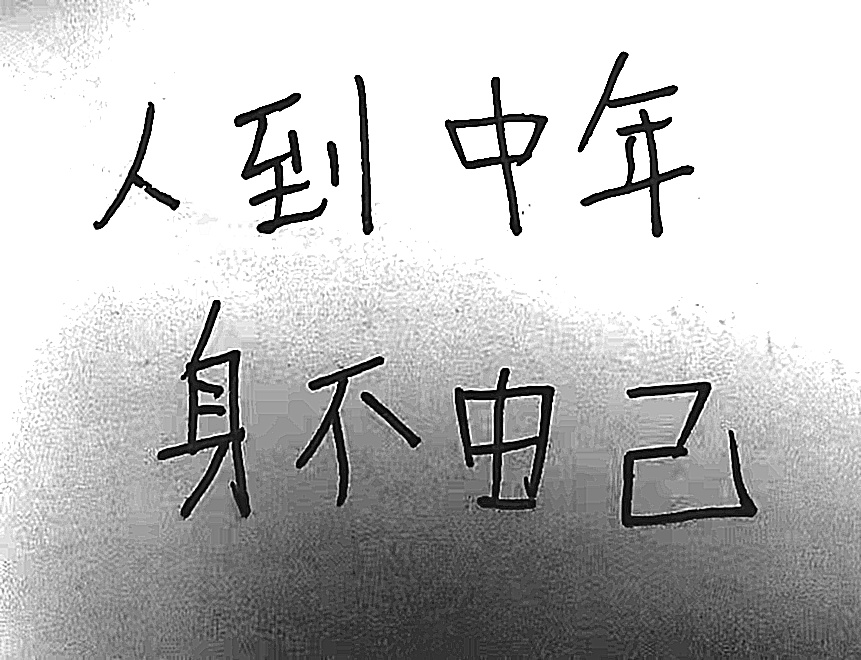
#> input picture OCR/enhanced_test.jpg, 861 x 660 px
$ python -i preprocessor.py   (imports and definitions only)
#> lines starting #> are read from the running program, lines starting #| are printed output that depends on the picture; after the words box and inside, x2 and y2 are one past the last pixel; in counts of white or black regions, pixels touching at a corner belong together
import cv2
import numpy as np
from PIL import Image

class ImagePreprocessor:
    """
    图像预处理类，用于在OCR识别前对图像进行增强处理
    """

    def __init__(self):
        """
        初始化图像预处理类
        """
        pass

    def process(self, image, denoise=True, binarize=True, correct_skew=True, enhance_contrast=True, optimize_resolution=True, denoise_method='gaussian', blur_kernel=3, binary_block_size=11, binary_c=2):
        """
        执行完整的图像预处理流程

        Args:
            image: 输入图像（numpy array或PIL Image）
            denoise: 是否执行去噪处理
            binarize: 是否执行二值化处理
            correct_skew: 是否执行倾斜校正
            enhance_contrast: 是否执行对比度增强
            optimize_resolution: 是否执行分辨率优化
            denoise_method: 去噪方法，'gaussian'或'median'
            blur_kernel: 模糊核大小，奇数
            binary_block_size: 二值化块大小，奇数
            binary_c: 二值化常数

        Returns:
            处理后的图像（numpy array）
        """
        try:
            # 转换为numpy array
            if isinstance(image, Image.Image):
                image = np.array(image)

            # 转换为灰度图
            if len(image.shape) == 3:
                gray = cv2.cvtColor(image, cv2.COLOR_BGR2GRAY)
            else:
                gray = image.copy()

            # 分辨率优化
            if optimize_resolution:
                gray = self._optimize_resolution(gray)

            # 对比度增强
            if enhance_contrast:
                gray = self._enhance_contrast(gray)

            # 去噪处理
            if denoise:
                gray = self._denoise(gray, method=denoise_method, kernel=blur_kernel)

            # 二值化处理
            if binarize:
                gray = self._binarize(gray, block_size=binary_block_size, c=binary_c)

            # 倾斜校正
            if correct_skew:
                gray = self._correct_skew(gray)

            return gray
        except Exception as e:
            print(f"预处理失败: {str(e)}")
            return image

    def _denoise(self, image, method='gaussian', kernel=3):
        """
        去噪处理

        Args:
            image: 灰度图像
            method: 去噪方法，'gaussian'或'median'
            kernel: 模糊核大小，奇数

        Returns:
            去噪后的图像
        """
        if method == 'gaussian':
            return cv2.GaussianBlur(image, (kernel, kernel), 0)
        elif method == 'median':
            return cv2.medianBlur(image, kernel)
        return image

    def _binarize(self, image, block_size=11, c=2):
        """
        二值化处理

        使用自适应阈值二值化，适用于光照不均的文档

        Args:
            image: 灰度图像
            block_size: 二值化块大小，奇数
            c: 二值化常数

        Returns:
            二值化后的图像
        """
        return cv2.adaptiveThreshold(
            image, 255, cv2.ADAPTIVE_THRESH_GAUSSIAN_C,
            cv2.THRESH_BINARY, block_size, c
        )

    def _correct_skew(self, image):
        """
        倾斜校正

        使用霍夫变换检测文本行角度，然后旋转图像

        Args:
            image: 二值化图像

        Returns:
            校正后的图像
        """
        # 检测边缘
        edges = cv2.Canny(image, 50, 150, apertureSize=3)

        # 霍夫变换检测直线
        lines = cv2.HoughLines(edges, 1, np.pi/180, 200)

        if lines is not None:
            angles = []
            for line in lines:
                rho, theta = line[0]
                angle = theta * 180 / np.pi - 90
                if abs(angle) < 45:  # 只考虑小角度倾斜
                    angles.append(angle)

            if angles:
                # 计算平均角度
                mean_angle = np.mean(angles)

                # 获取图像尺寸
                h, w = image.shape
                center = (w // 2, h // 2)

                # 旋转矩阵
                M = cv2.getRotationMatrix2D(center, mean_angle, 1.0)

                # 执行旋转
                rotated = cv2.warpAffine(
                    image, M, (w, h), flags=cv2.INTER_CUBIC,
                    borderMode=cv2.BORDER_REPLICATE
                )

                return rotated

        return image

    def _enhance_contrast(self, image):
        """
        对比度增强

        使用直方图均衡化提升文字清晰度

        Args:
            image: 灰度图像

        Returns:
            增强对比度后的图像
        """
        return cv2.equalizeHist(image)

    def _optimize_resolution(self, image):
        """
        分辨率优化

        如果图片宽度小于800px，自动进行无损放大

        Args:
            image: 输入图像

        Returns:
            优化分辨率后的图像
        """
        h, w = image.shape
        if w < 800:
            scale_factor = 800 / w
            new_w = int(w * scale_factor)
            new_h = int(h * scale_factor)
            return cv2.resize(image, (new_w, new_h), interpolation=cv2.INTER_LANCZOS4)
        return image

>>> import cv2
>>> picture = cv2.imread('enhanced_test.jpg')
#> picture is the input picture: shape (660, 861, 3); min 0, max 255, mean 189.6
>>> result = ImagePreprocessor().process(picture)
#> in _enhance_contrast, `return cv2.equalizeHist(image)`:
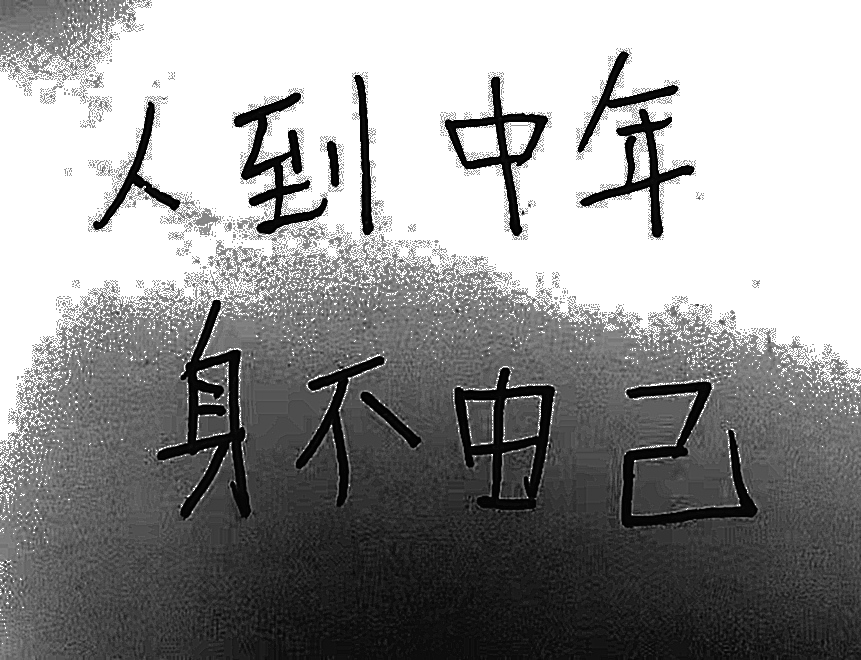
#> returned value: shape (660, 861); min 0, max 255, mean 148.6
#> in _binarize, `return cv2.adaptiveThreshold( image, 255, cv2.ADAPTIVE_THRESH_GAUSSIAN..`:
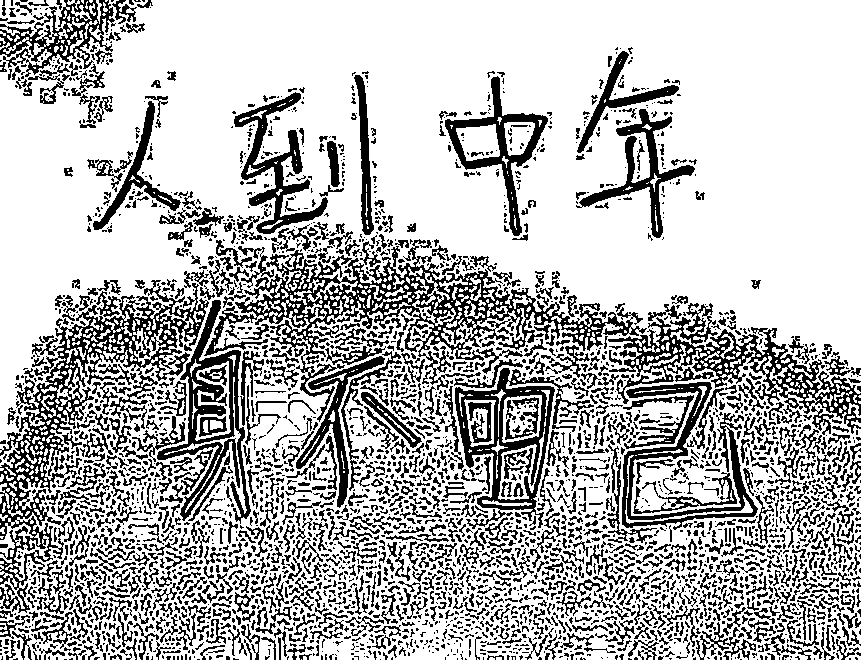
#> returned value: shape (660, 861); 72.1% white; 3259 black regions (2049 under 20 px), largest, box (x1, y1, x2, y2) and area: (204, 239, 647, 422) 14284, (0, 280, 209, 613) 12456, (608, 303, 861, 434) 7120
#> in _correct_skew, `edges = cv2.Canny(image, 50, 150, apertureSize=3)`:
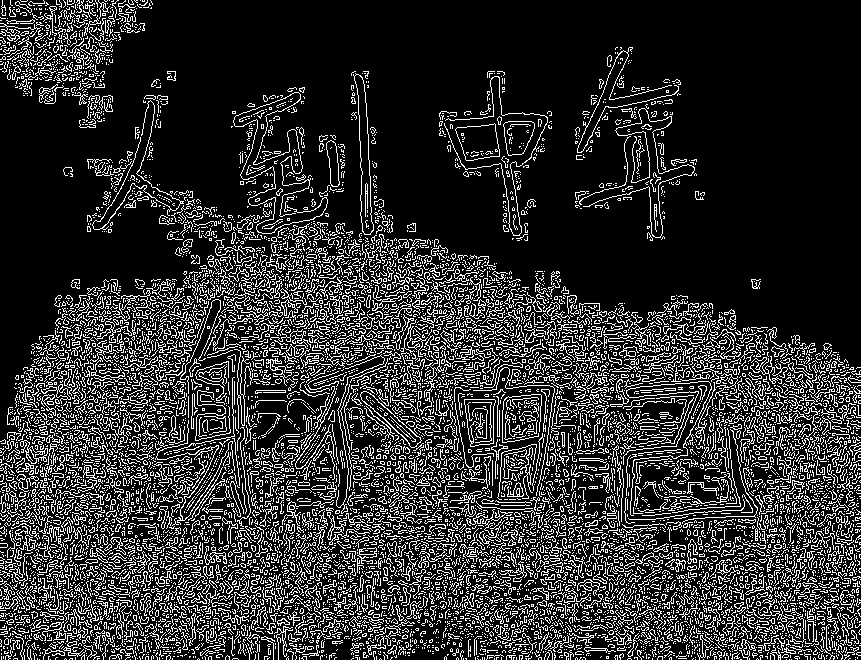
#> edges: shape (660, 861); 18.4% white in thin lines or dots
#> the loop in _correct_skew, `for line in lines:` made 4611 passes
#> (rho, theta, angle) on passes 1 to 3: (16, 2.36, 45), (1, 2.36, 45), (13, 2.36, 45)
#> after the loop in _correct_skew, `for line in lines:`: angles = 4218 values, max 44 at index 1511, min -45 at index 6, mean 2.89
#> in _correct_skew, `mean_angle = np.mean(angles)`: mean_angle = 2.89
#> in _correct_skew, `M = cv2.getRotationMatrix2D(center, mean_angle, 1.0)`: M = [[0.999, 0.0504, -16.07], [-0.0504, 0.999, 22.07]]
#> in _correct_skew, `rotated = cv2.warpAffine( image, M, (w, h), flags=cv2.INTER_CUBIC, bor..`:
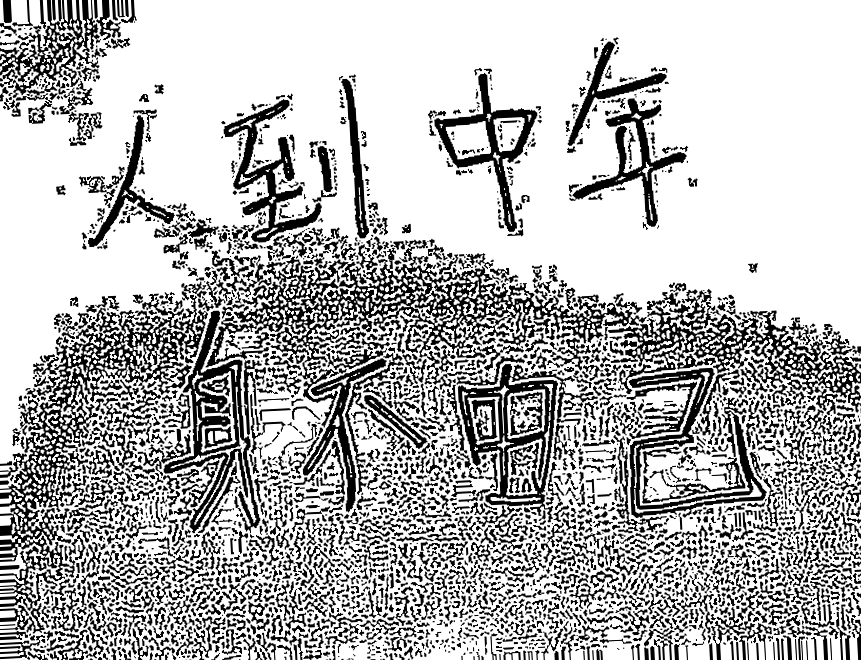
#> rotated: shape (660, 861); min 0, max 255, mean 183.2
